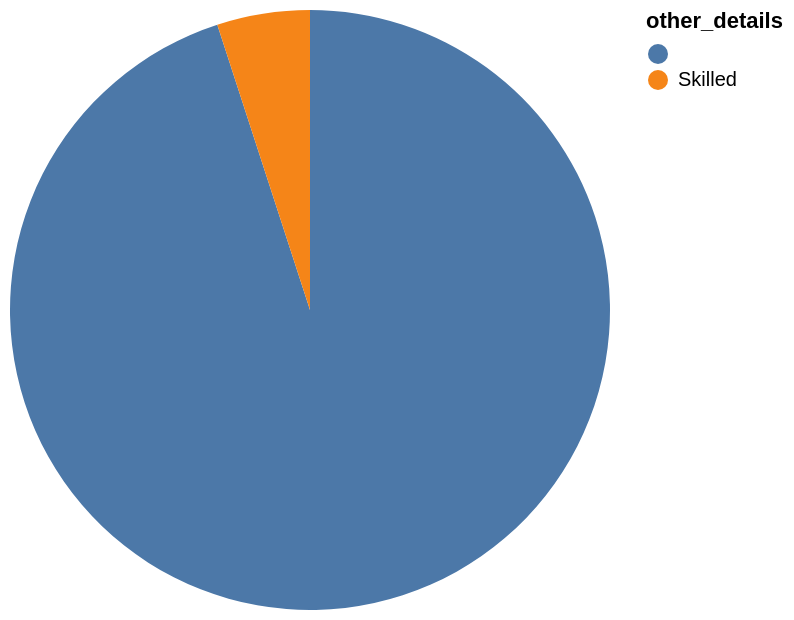

The specification (Vega-Lite) saved for this image:
### Vega-Lite specification from a JSON file in a GitHub repository (floating-point values rounded to 4 significant figures)
{"data": {"values": [{"x_data": "", "y_data": 19}, {"x_data": "Skilled", "y_data": 1}]}, "mark": "arc", "encoding": {"theta": {"field": "y_data", "type": "quantitative", "title": "COUNT(other_details)"}, "color": {"field": "x_data", "type": "nominal", "title": "other_details"}}}
